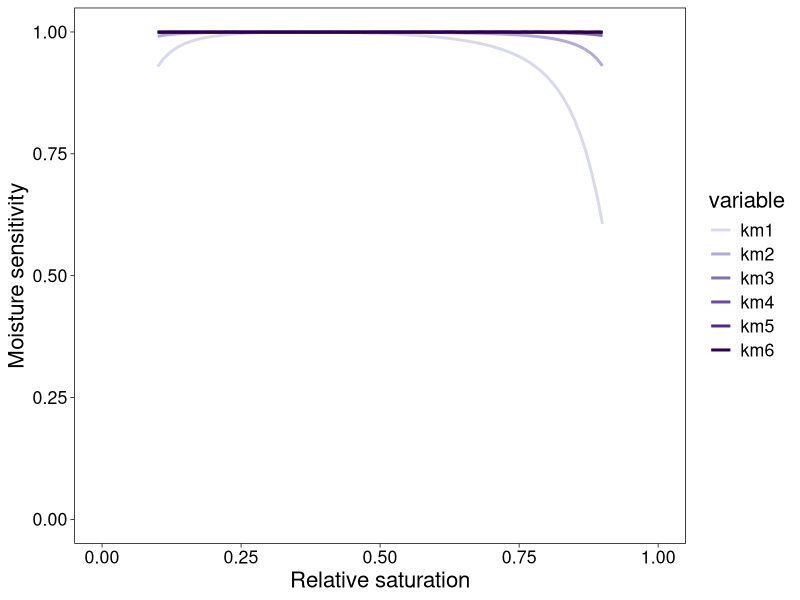
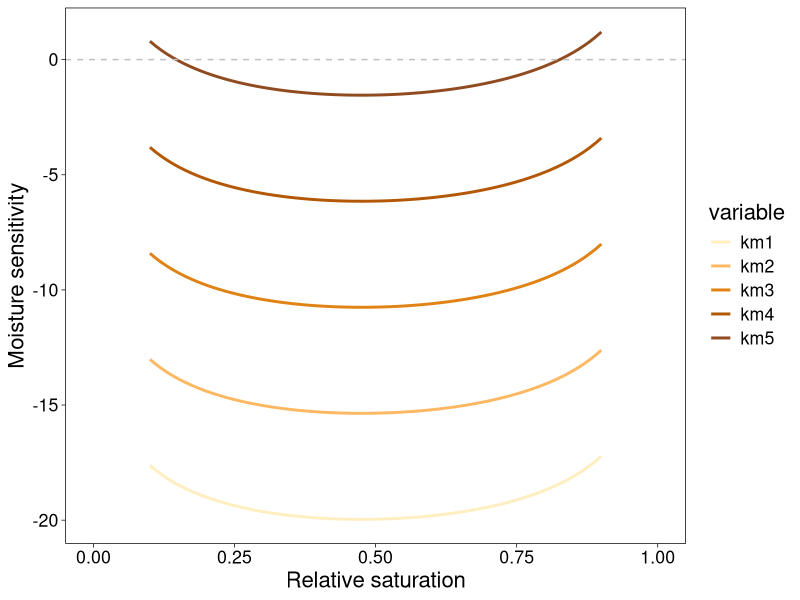
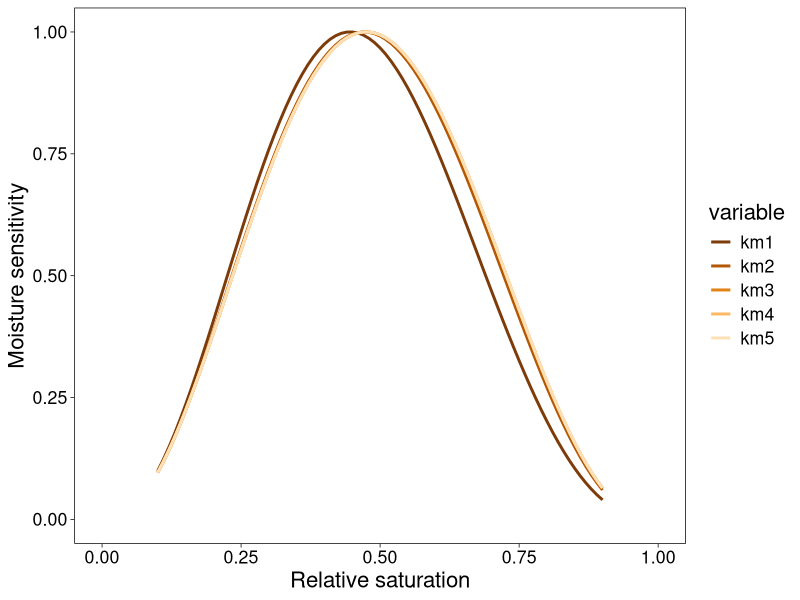
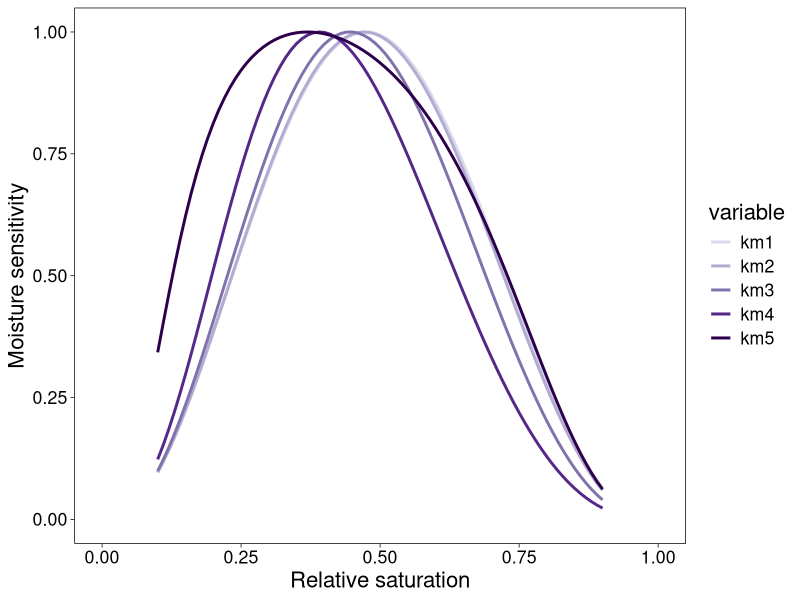
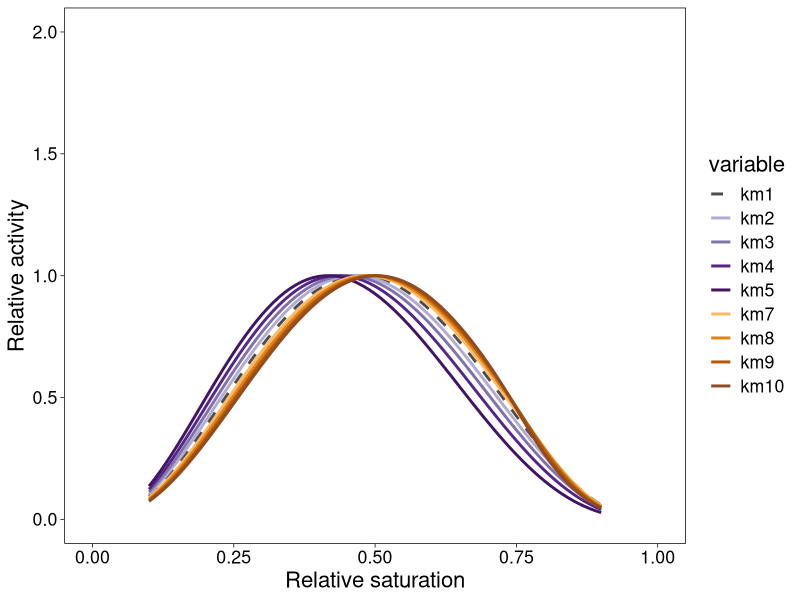
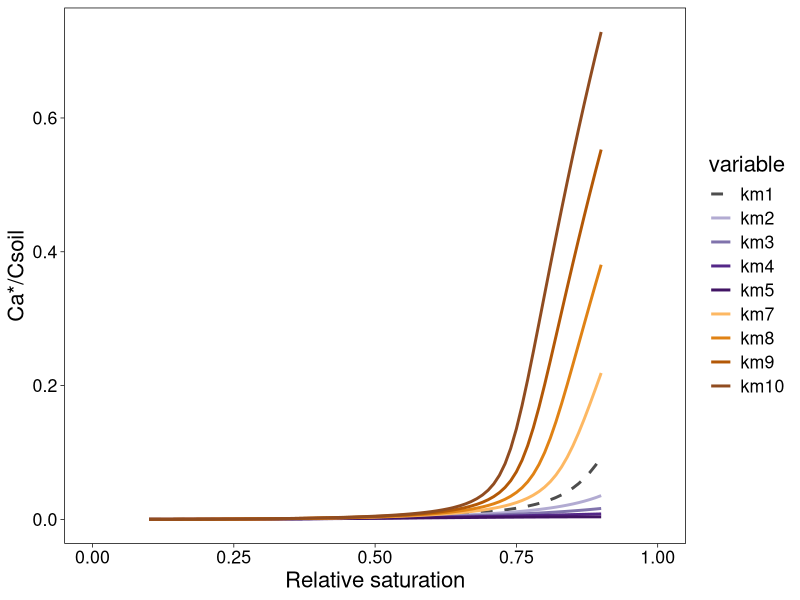
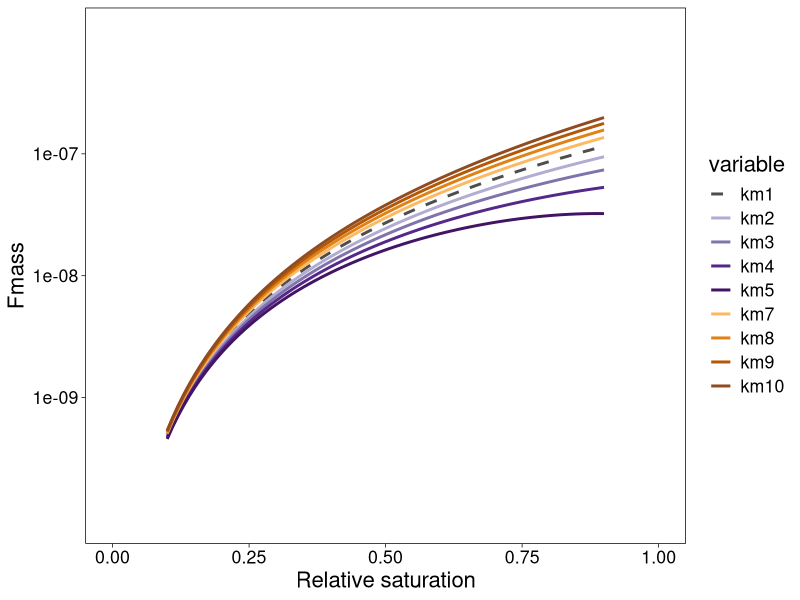
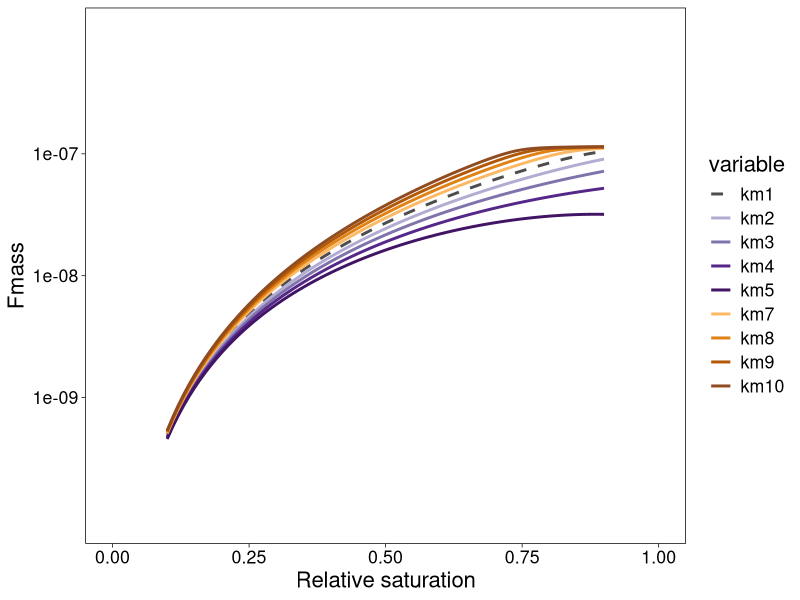

Here is the R script that generated these plots, in order:
#This script predicts moisture sensitivity from the combined effect of mass transfer and michealis menten kinetics
#within a hypothetical microbial-substrate system=====
rm(list=ls())

library(ggplot2)
library(reshape2)
library(dplyr)
library(ggpubr)
library(scales)
library(MASS)

#===========create dataset====================
rs<-seq(0.1,0.9,0.01)
po<-0.6
mvol<-po*rs
bd<-(1-po)*2.65
soc<-1e-7 #0.05/12*bd*1e-3 #mol/cm3
oxy<-1e-7 # po*0.21*1.3e-6 #mol/cm3
theta<-mvol/0.8#thaR=0,thaS=0.7
t1<-theta^(-1/0.33)-1#n=1.5, alpha=0.03, m=0.33
t2<-t1^(1/1.5)/0.03
data<-data.frame(rs=rs)
data$mvol<-mvol
data$po<-po
data$bd<-bd
data$mp<-t2
data$clay<-0.25
data$soc<-soc
data$oxy<-oxy


#====Mass transfer and MM kinetics====
fh<-function(mvol,po,bd){
  Ds0=1.4e-9  #aqueous tracer diffusivity at 25 (m2/s)
  Dg0=2.1e-5 #oxygen diffusivity in gas
  fDg<-(po)^1.5*((po-mvol)/(po))^2.5 #gas phase relative diffusivity
  fDs<-(po)^1.5*((mvol)/(po))^2.5 #aqueous phase relative diffusivity
  H_o2<-1.3e-6  #mol/cm3/atm
  hs<-6/(mvol+bd*10)*Ds0*fDs/(0.00001^2) #DOM delivery (mass transfer rate in d-1)
  hg<-6/(mvol+bd*1)*Dg0*fDg*H_o2/(0.00001^2)  #DO delivery (mass transfer rate)
  return (list(fDs,fDg, hs, hg))}

fhout<-fh(mvol, po, bd)
hs<-fhout[[3]]
hg<-fhout[[4]]

#===steady state mass transfer uptake balance solution Ca*====
Lee<-function (hs,hg, soc, oxy, kmc, kmg,vmax){
  ac<-kmc/soc
  bc<-vmax/(hs*soc)
  t1c<-(1-4*bc/(1+ac+bc)^2)^0.5
  F1c<-(1+ac+bc)/2/bc*(1-t1c)#uptake flux
  css<-F1c*kmc/(1-F1c)
  ag<-kmg/oxy
  bg<-vmax/(hg*oxy)
  t1g<-(1-4*bg/(1+ag+bg)^2)^0.5
  F1g<-(1+ag+bg)/2/bg*(1-t1g)
  oss<-F1g*kmg/(1-F1g)
  Ft<-F1c*F1g
  return(list(bc, bg, Ft,F1c,F1g, css, oss))
}

# subplot a--High microbial conversion/High affinity (lower km values)
out1<-Lee(hs,hg, soc,oxy,1e-13,1e-13,1.16e-4) #vmax=10 d-1
out2<-Lee(hs,hg, soc,oxy,1e-12,1e-12,1.16e-4) 
out3<-Lee(hs,hg, soc,oxy,1e-11,1e-11,1.16e-4) 
out4<-Lee(hs,hg, soc,oxy,1e-10,1e-10,1.16e-4) 
out5<-Lee(hs,hg, soc,oxy,1e-9,1e-9,1.16e-4) 
out6<-Lee(hs,hg, soc,oxy,1e-8,1e-8,1.16e-4) 

# subplot c--Low microbial conversion/High affinity (lower km values)
out1<-Lee(hs,hg, soc,oxy,1e-13,1e-13,1.16e-9) #vmax=0.0001 d-1
out2<-Lee(hs,hg, soc,oxy,1e-12,1e-12,1.16e-9) 
out3<-Lee(hs,hg, soc,oxy,1e-11,1e-11,1.16e-9) 
out4<-Lee(hs,hg, soc,oxy,1e-10,1e-10,1.16e-9) 
out5<-Lee(hs,hg, soc,oxy,1e-9,1e-9,1.16e-9) 
out6<-Lee(hs,hg, soc,oxy,1e-8,1e-8,1.16e-9) 

#subplot b--High microbial conversion/Lowaffinity 
out1<-Lee(hs,hg, soc,oxy,1e-6,1e-6,1.16e-4) # vmax=10 d-1
out2<-Lee(hs,hg, soc,oxy,1e-5,1e-5,1.16e-4) 
out3<-Lee(hs,hg, soc,oxy,1e-4,1e-4,1.16e-4) 
out4<-Lee(hs,hg, soc,oxy,1e-3,1e-3,1.16e-4) 
out5<-Lee(hs,hg, soc,oxy,1e-2,1e-2,1.16e-4) 
out6<-Lee(hs,hg, soc,oxy,1e-1,1e-1,1.16e-4) 

#s ubplot d--Low microbial conversion/Low affinity 
out1<-Lee(hs,hg, soc,oxy,1e-6,1e-6,1.16e-9) #vmax=0.0001 d-1
out2<-Lee(hs,hg, soc,oxy,1e-5,1e-5,1.16e-9) 
out3<-Lee(hs,hg, soc,oxy,1e-4,1e-4,1.16e-9) 
out4<-Lee(hs,hg, soc,oxy,1e-3,1e-3,1.16e-9) 
out5<-Lee(hs,hg, soc,oxy,1e-2,1e-2,1.16e-9) 
out6<-Lee(hs,hg, soc,oxy,1e-1,1e-1,1.16e-8) 

sdata<-data.frame(rs=rs)
sdata$km1<-out1[[3]]/max(out1[[3]])
sdata$km2<-out2[[3]]/max(out2[[3]])
sdata$km3<-out3[[3]]/max(out3[[3]])
sdata$km4<-out4[[3]]/max(out4[[3]])
sdata$km5<-out5[[3]]/max(out5[[3]])
sdata$km6<-out6[[3]]/max(out6[[3]])
ptest<-reshape2::melt(sdata, id.vars=("rs"))

#==== "#ffeebf","#ffd19b", "#fdb863", "#fba238", "#e08214", "#c76618", "#b35806", "#904c20", "#7c3b08"==
#===="#d8daeb","#c2c2d9","#b2abd2","#a28fbd","#8073ac","#6a4d9a","#542788","#411464","#2d004b"
#organe figure
plot1<-ggplot(ptest, aes(x = rs,y=value, color=variable)) + 
  scale_x_continuous(name = "Relative saturation",limits = c(0,1)) +
  scale_y_continuous(name = "Moisture sensitivity",limits = c(0,1))+
  geom_line(aes(color=variable,linetype=variable), size=1)+
  scale_color_manual(values = c("#ffeebf", "#fdb863",  "#e08214",  "#b35806", "#904c20", "#7c3b08"))+
  scale_fill_manual(values = c("#ffeebf", "#fdb863",  "#e08214",  "#b35806", "#904c20", "#7c3b08"))+
  scale_linetype_manual(values=c("solid","solid","solid","solid","solid","solid"))

#purple figure
plot1<-ggplot(ptest, aes(x = rs,y=value, color=variable)) + 
  scale_x_continuous(name = "Relative saturation",limits = c(0,1)) +
  scale_y_continuous(name = "Moisture sensitivity",limits = c(0,1))+
  geom_line(aes(color=variable,linetype=variable), size=1)+
  scale_color_manual(values = c("#d8daeb","#b2abd2","#8073ac","#6a4d9a","#542788","#2d004b"))+
  scale_fill_manual(values = c("#d8daeb","#b2abd2","#8073ac","#6a4d9a","#542788","#2d004b"))+
  scale_linetype_manual(values=c("solid","solid","solid","solid","solid","solid"))

plot2<-plot1+theme_linedraw()+theme(panel.background = element_rect(fill = "transparent",colour = NA),
                                    plot.background = element_rect(fill = "transparent",colour = NA),
                                    panel.grid.major = element_blank(), panel.grid.minor = element_blank())+
  theme(text = element_text(size=16))
print(plot2)

pdf("Figure2c.pdf", width=4.4, height=3)
plot2
dev.off()

#explain Figure 2c
out1<-Lee(hs,hg, soc,oxy,1e-7,1e-7,1.16e-12) 
out2<-Lee(hs,hg, soc,oxy,1e-7,1e-7,1.16e-11)
out3<-Lee(hs,hg, soc,oxy,1e-7,1e-7,1.16e-10) 
out4<-Lee(hs,hg, soc,oxy,1e-7,1e-7,1.16e-9) 
out5<-Lee(hs,hg, soc,oxy,1e-7,1e-7,1.16e-8) 
sdata<-data.frame(rs=rs)
sdata$km1<-log(out1[[2]]*out1[[1]])
sdata$km2<-log(out2[[2]]*out2[[1]])
sdata$km3<-log(out3[[2]]*out3[[1]])
sdata$km4<-log(out4[[2]]*out4[[1]])
sdata$km5<-log(out5[[2]]*out5[[1]])
ptest<-reshape2::melt(sdata, id.vars=("rs"))

plot1<-ggplot(ptest, aes(x = rs,y=value, color=variable)) + 
  scale_x_continuous(name = "Relative saturation",limits = c(0,1)) +
  scale_y_continuous(name = "Moisture sensitivity")+
  geom_line(aes(color=variable,linetype=variable), size=1)+geom_hline(yintercept=0, linetype="dashed", col="gray")+
  scale_color_manual(values = c("#ffeebf", "#fdb863",  "#e08214",  "#b35806", "#904c20", "#7c3b08"))+
  scale_fill_manual(values = c("#ffeebf", "#fdb863",  "#e08214",  "#b35806", "#904c20", "#7c3b08"))+
  scale_linetype_manual(values=c("solid","solid","solid","solid","solid","solid"))
plot2<-plot1+theme_linedraw()+theme(panel.grid.major = element_blank(), panel.grid.minor = element_blank())+theme(text = element_text(size=16))
print(plot2)

pdf("FigureS2_2c.pdf", width=4.4, height=3)
plot2
dev.off()
#============================================end================================================================



#====Mass transfer distance====
fhrange<-function(mvol,po,bd,delta){
  Ds0=1.4e-9 #(glucose 10^-11) #aqueous tracer diffusivity at 25 (m2/s)
  Dg0=2.1e-5#oxygen diffusivity in water
  fDg<-(po)^1.5*((po-mvol)/(po))^2.5 #gas phase relative diffusivity
  fDs<-(po)^1.5*((mvol)/(po))^2.5 #aqueous phase relative diffusivity
  H_o2<-1.3e-6  #mol/cm3/atm
  hs<-6/(mvol+bd*10)*Ds0*fDs/(delta^2) #DOM delivery (mass transfer rate in d-1)
  hg<-6/(mvol+bd*1)*Dg0*fDg*H_o2/(delta^2)  #DO delivery (mass transfer rate)
  return (list(fDs,fDg, hs, hg))}

fhout1<-fhrange(mvol, po, bd, 1e-5) #10
fhout2<-fhrange(mvol, po, bd, 5e-5) #50
fhout3<-fhrange(mvol, po, bd, 1e-4) #100
fhout4<-fhrange(mvol, po, bd, 5e-4) #500

hs1<-fhout1[[3]]
hg1<-fhout1[[4]]
hs2<-fhout2[[3]]
hg2<-fhout2[[4]]
hs3<-fhout3[[3]]
hg3<-fhout3[[4]]
hs4<-fhout4[[3]]
hg4<-fhout4[[4]]
#===use ss solution ====
Lee<-function (hs,hg, soc, oxy, kmc, kmg,vmax){
  ac<-kmc/soc
  bc<-vmax/(hs*soc)
  t1c<-(1-4*bc/(1+ac+bc)^2)^0.5
  F1c<-(1+ac+bc)/2/bc*(1-t1c)#uptake flux
  css<-F1c*kmc/(1-F1c)
  ag<-kmg/oxy
  bg<-vmax/(hg*oxy)
  t1g<-(1-4*bg/(1+ag+bg)^2)^0.5
  F1g<-(1+ag+bg)/2/bg*(1-t1g)
  oss<-F1g*kmg/(1-F1g)
  Ft<-F1c*F1g
  return(list(ac, bc, Ft))
}

#varying vmax
out1<-Lee(hs4,hg4, soc,oxy,1e-6,1e-6,1.16e-9) #vmax=0.0001 d-1
out2<-Lee(hs4,hg4, soc,oxy,1e-6,1e-6,1.16e-8) #vmax=0.001 d-1
out3<-Lee(hs4,hg4, soc,oxy,1e-6,1e-6,1.16e-7) #vmax=0.01 d-1
out4<-Lee(hs4,hg4, soc,oxy,1e-6,1e-6,1.16e-6) #vmax=0.1 d-1
out5<-Lee(hs4,hg4, soc,oxy,1e-6,1e-6,1.16e-5) #vmax=1 d-1 
sdata<-data.frame(rs=rs)
sdata$km1<-out1[[3]]/max(out1[[3]])
sdata$km2<-out2[[3]]/max(out2[[3]])
sdata$km3<-out3[[3]]/max(out3[[3]])
sdata$km4<-out4[[3]]/max(out4[[3]])
sdata$km5<-out5[[3]]/max(out5[[3]])
ptest<-reshape2::melt(sdata, id.vars=("rs"))
#orange lines
plot1<-ggplot(ptest, aes(x = rs,y=value, color=variable)) + 
  scale_x_continuous(name = "Relative saturation",limits = c(0,1)) +
  scale_y_continuous(name = "Moisture sensitivity",limits=c(0,1))+#,trans = log_trans(), breaks = base_breaks())+
  geom_line(aes(color=variable,linetype=variable), size=1)+
  scale_color_manual(values = c("#7c3b08","#b35806","#e08214", "#fdb863","#fee0b6"))+
  scale_linetype_manual(values=c("solid","solid","solid","solid","solid"))
plot2<-plot1+theme_linedraw()+theme(panel.grid.major = element_blank(), panel.grid.minor = element_blank())+theme(text = element_text(size=16))
print(plot2)
pdf("fw_vmax_delta4.pdf", width=4.4, height=3)
plot2
dev.off()


#varying km
out1<-Lee(hs2,hg2, soc,oxy,1e-8,1e-8,1.16e-7) #km=1uM 
out2<-Lee(hs2,hg2, soc,oxy,1e-7,1e-7,1.16e-7) #km=10uM
out3<-Lee(hs2,hg2, soc,oxy,1e-6,1e-6,1.16e-7) #km=100uM
out4<-Lee(hs2,hg2, soc,oxy,1e-5,1e-5,1.16e-7) #km=1000uM
out5<-Lee(hs2,hg2, soc,oxy,1e-4,1e-4,1.16e-7) #km=10000uM
sdata<-data.frame(rs=rs)
sdata$km1<-out1[[3]]/max(out1[[3]])
sdata$km2<-out2[[3]]/max(out2[[3]])
sdata$km3<-out3[[3]]/max(out3[[3]])
sdata$km4<-out4[[3]]/max(out4[[3]])
sdata$km5<-out5[[3]]/max(out5[[3]])
ptest<-reshape2::melt(sdata, id.vars=("rs"))
#purple lines
plot1<-ggplot(ptest, aes(x = rs,y=value, color=variable)) + 
  scale_x_continuous(name = "Relative saturation",limits = c(0,1)) +
  scale_y_continuous(name = "Moisture sensitivity",limits = c(0,1))+
  geom_line(aes(color=variable,linetype=variable), size=1)+
  scale_color_manual(values = c("#d8daeb","#b2abd2","#8073ac","#542788","#2d004b"))+
  scale_fill_manual(values = c("#d8daeb","#b2abd2","#8073ac","#542788","#2d004b"))+
  scale_linetype_manual(values=c("solid","solid","solid","solid","solid"))
plot2<-plot1+theme_linedraw()+theme(panel.grid.major = element_blank(), panel.grid.minor = element_blank())+theme(text = element_text(size=16))
print(plot2)
pdf("fw_km_delta2.pdf", width=4.4, height=3)
plot2
dev.off()
#============================================end================================================================

#===========================varying C depleting or supply=======================================================
fh<-function(mvol,po,bd){
  Ds0=6e-10 #aqueous tracer diffusivity at 25 (m2/s)
  Dg0=2.1e-5 #oxygen diffusivity in gas
  fDg<-(po)^1.5*((po-mvol)/(po))^2.5 #gas phase relative diffusivity
  fDs<-(po)^1.5*((mvol)/(po))^2.5 #aqueous phase relative diffusivity
  H_o2<-1.3e-6  #mol/cm3/atm
  hs<-6/(mvol+bd*10)*Ds0*fDs/(0.00001^2) #DOM delivery (mass transfer rate in d-1)
  hg<-6/(mvol+bd*1)*Dg0*fDg*H_o2/(0.00001^2)  #DO delivery (mass transfer rate)
  return (list(fDs,fDg, hs, hg))}

fhout<-fh(mvol, po, bd)
hs<-fhout[[3]]
hg<-fhout[[4]]

Leedep<-function (hs,hg, soc, oxy, kmc, kmg,vmax,delta){
  fw<-1*data$rs
  ac<-kmc/(soc-delta*fw*soc)
  bc<-vmax/hs/(soc-delta*fw*soc)
  t1c<-(1-4*bc/(1+ac+bc)^2)^0.5
  F1c<-(1+ac+bc)/2/bc*(1-t1c)
  css<-F1c*kmc/(1-F1c)
  ag<-kmg/(oxy)
  bg<-vmax/hg/(oxy)
  t1g<-(1-4*bg/(1+ag+bg)^2)^0.5
  F1g<-(1+ag+bg)/2/bg*(1-t1g)
  oss<-F1g*kmg/(1-F1g)
  Ft<-F1c*F1g
  Fcss<-hs*(soc-delta*fw*soc-css)
  mass<-hs*(soc-delta*fw*soc)
  cratio<-css/soc
  return(list(bc,Fcss, Ft, mass,cratio))
}

Leesup<-function (hs,hg, soc, oxy, kmc, kmg,vmax,delta){
  fw<-1*data$rs
  ac<-kmc/(soc+delta*fw*soc)
  bc<-vmax/hs/(soc+delta*fw*soc)
  t1c<-(1-4*bc/(1+ac+bc)^2)^0.5
  F1c<-(1+ac+bc)/2/bc*(1-t1c)
  css<-F1c*kmc/(1-F1c)
  ag<-kmg/(oxy)
  bg<-vmax/hg/(oxy)
  t1g<-(1-4*bg/(1+ag+bg)^2)^0.5
  F1g<-(1+ag+bg)/2/bg*(1-t1g)
  oss<-F1g*kmg/(1-F1g)
  Ft<-F1c*F1g
  Fcss<-hs*(soc+delta*fw*soc-css)
  mass<-hs*(soc+delta*fw*soc)
  cratio<-css/soc
  return(list(bc,Fcss, Ft,mass, cratio))
}


#c delpetiong linear 
out1<-Leedep(hs,hg, soc,oxy,1e-5,1e-5,1.16e-7,0) #kmo =10uM vmax=0.216 d-1(Allion), 0.1-10 d-1 (MEND)
out2<-Leedep(hs,hg, soc,oxy,1e-5,1e-5,1.16e-7,0.2) 
out3<-Leedep(hs,hg, soc,oxy,1e-5,1e-5,1.16e-7,0.4) 
out4<-Leedep(hs,hg, soc,oxy,1e-5,1e-5,1.16e-7,0.6) 
out5<-Leedep(hs,hg, soc,oxy,1e-5,1e-5,1.16e-7,0.8) 
out6<-Leesup(hs,hg, soc,oxy,1e-5,1e-5,1.16e-7,0) #kmo =10uM vmax=0.216 d-1(Allion), 0.1-10 d-1 (MEND)
out7<-Leesup(hs,hg, soc,oxy,1e-5,1e-5,1.16e-7,0.2) 
out8<-Leesup(hs,hg, soc,oxy,1e-5,1e-5,1.16e-7,0.4) 
out9<-Leesup(hs,hg, soc,oxy,1e-5,1e-5,1.16e-7,0.6) 
out10<-Leesup(hs,hg, soc,oxy,1e-5,1e-5,1.16e-7,0.8) 

out1<-Leedep(hs,hg, soc,oxy,1e-9,1e-9,1.16e-7,0) #kmo =10uM vmax=0.216 d-1(Allion), 0.1-10 d-1 (MEND)
out2<-Leedep(hs,hg, soc,oxy,1e-9,1e-9,1.16e-7,0.2) 
out3<-Leedep(hs,hg, soc,oxy,1e-9,1e-9,1.16e-7,0.4) 
out4<-Leedep(hs,hg, soc,oxy,1e-9,1e-9,1.16e-7,0.6) 
out5<-Leedep(hs,hg, soc,oxy,1e-9,1e-9,1.16e-7,0.8) 
out6<-Leesup(hs,hg, soc,oxy,1e-9,1e-9,1.16e-7,0) #kmo =10uM vmax=0.216 d-1(Allion), 0.1-10 d-1 (MEND)
out7<-Leesup(hs,hg, soc,oxy,1e-9,1e-9,1.16e-7,0.2) 
out8<-Leesup(hs,hg, soc,oxy,1e-9,1e-9,1.16e-7,0.4) 
out9<-Leesup(hs,hg, soc,oxy,1e-9,1e-9,1.16e-7,0.6) 
out10<-Leesup(hs,hg, soc,oxy,1e-9,1e-9,1.16e-7,0.8)

#====plotting against reference run
sdata<-data.frame(rs=rs)
sdata$km1<-out1[[3]]/max(out1[[3]])
sdata$km2<-out2[[3]]/max(out1[[3]])
sdata$km3<-out3[[3]]/max(out1[[3]])
sdata$km4<-out4[[3]]/max(out1[[3]])
sdata$km5<-out5[[3]]/max(out1[[3]])
sdata$km7<-out7[[3]]/max(out1[[3]])
sdata$km8<-out8[[3]]/max(out1[[3]])
sdata$km9<-out9[[3]]/max(out1[[3]])
sdata$km10<-out10[[3]]/max(out1[[3]])
ptest<-reshape2::melt(sdata, id.vars=("rs"))
#====plotting rescaled pattern
sdata<-data.frame(rs=rs)
sdata$km1<-out1[[3]]/max(out1[[3]])
sdata$km2<-out2[[3]]/max(out2[[3]])
sdata$km3<-out3[[3]]/max(out3[[3]])
sdata$km4<-out4[[3]]/max(out4[[3]])
sdata$km5<-out5[[3]]/max(out5[[3]])
sdata$km7<-out7[[3]]/max(out7[[3]])
sdata$km8<-out8[[3]]/max(out8[[3]])
sdata$km9<-out9[[3]]/max(out9[[3]])
sdata$km10<-out10[[3]]/max(out10[[3]])
ptest<-reshape2::melt(sdata, id.vars=("rs"))

plot1<-ggplot(ptest, aes(x = rs,y=value, color=variable)) + 
  scale_x_continuous(name = "Relative saturation",limits = c(0,1)) +
  scale_y_continuous(name = "Relative activity",limits=c(0,2))+#,trans = log_trans(), breaks = base_breaks())+
  geom_line(aes(color=variable,linetype=variable), size=1)+
  scale_color_manual(values = c("gray30", "#b2abd2","#8073ac","#542788","#411464","#fdb863",  "#e08214", "#b35806", "#904c20","#b2abd2","#8073ac","#542788","#411464"))+
  scale_linetype_manual(values=c("dashed","solid","solid","solid","solid","solid","solid","solid","solid","dashed","dashed"))

plot2<-plot1+theme_linedraw()+theme(panel.grid.major = element_blank(), panel.grid.minor = element_blank())+theme(text = element_text(size=16))
print(plot2)
pdf("lowAff.pdf", width=4.6, height=3)
plot2
dev.off()

#=====relative steady state concentration
sdata<-data.frame(rs=rs)
sdata$km1<-out1[[5]]
sdata$km2<-out2[[5]]
sdata$km3<-out3[[5]]
sdata$km4<-out4[[5]]
sdata$km5<-out5[[5]]
sdata$km7<-out7[[5]]
sdata$km8<-out8[[5]]
sdata$km9<-out9[[5]]
sdata$km10<-out10[[5]]

ptest<-reshape2::melt(sdata, id.vars=("rs"))
plot1<-ggplot(ptest, aes(x = rs,y=value, color=variable)) + 
  scale_x_continuous(name = "Relative saturation",limits = c(0,1)) +
  scale_y_continuous(name = "Ca*/Csoil")+
  geom_line(aes(color=variable,linetype=variable), size=1)+
  scale_color_manual(values = c("gray30", "#b2abd2","#8073ac","#542788","#411464","#fdb863",  "#e08214", "#b35806", "#904c20","#b2abd2","#8073ac","#542788","#411464"))+
  scale_linetype_manual(values=c("dashed","solid","solid","solid","solid","solid","solid","solid","solid","dashed","dashed"))
plot3<-plot1+annotation_logticks()
plot2<-plot1+theme_linedraw()+theme(panel.grid.major = element_blank(), panel.grid.minor = element_blank())+theme(text = element_text(size=16))
print(plot2)
#====C transport with diffusion control only
sdata<-data.frame(rs=rs)
sdata$km1<-out1[[4]]
sdata$km2<-out2[[4]]
sdata$km3<-out3[[4]]
sdata$km4<-out4[[4]]
sdata$km5<-out5[[4]]
sdata$km7<-out7[[4]]
sdata$km8<-out8[[4]]
sdata$km9<-out9[[4]]
sdata$km10<-out10[[4]]

ptest<-reshape2::melt(sdata, id.vars=("rs"))
plot1<-ggplot(ptest, aes(x = rs,y=value, color=variable)) + 
  scale_x_continuous(name = "Relative saturation",limits = c(0,1)) +
  scale_y_continuous(name = "Fmass",trans = log_trans(), breaks =c(1e-9,1e-8,1e-7),limits = c(1e-10,1e-6))+
  geom_line(aes(color=variable,linetype=variable), size=1)+
  scale_color_manual(values = c("gray30", "#b2abd2","#8073ac","#542788","#411464","#fdb863",  "#e08214", "#b35806", "#904c20","#b2abd2","#8073ac","#542788","#411464"))+
  scale_linetype_manual(values=c("dashed","solid","solid","solid","solid","solid","solid","solid","solid","dashed","dashed"))
plot3<-plot1+annotation_logticks()
plot2<-plot1+theme_linedraw()+theme(panel.grid.major = element_blank(), panel.grid.minor = element_blank())+theme(text = element_text(size=16))
print(plot2)
#====C transport with conbined action of diffusion and nonlinear kinetics
sdata<-data.frame(rs=rs)
sdata$km1<-out1[[2]]
sdata$km2<-out2[[2]]
sdata$km3<-out3[[2]]
sdata$km4<-out4[[2]]
sdata$km5<-out5[[2]]
sdata$km7<-out7[[2]]
sdata$km8<-out8[[2]]
sdata$km9<-out9[[2]]
sdata$km10<-out10[[2]]

ptest<-reshape2::melt(sdata, id.vars=("rs"))
plot1<-ggplot(ptest, aes(x = rs,y=value, color=variable)) + 
  scale_x_continuous(name = "Relative saturation",limits = c(0,1)) +
  scale_y_continuous(name = "Fmass",trans = log_trans(), breaks =c(1e-9,1e-8,1e-7),limits = c(1e-10,1e-6))+
  geom_line(aes(color=variable,linetype=variable), size=1)+
  scale_color_manual(values = c("gray30", "#b2abd2","#8073ac","#542788","#411464","#fdb863",  "#e08214", "#b35806", "#904c20","#b2abd2","#8073ac","#542788","#411464"))+
  scale_linetype_manual(values=c("dashed","solid","solid","solid","solid","solid","solid","solid","solid","dashed","dashed"))
plot3<-plot1+annotation_logticks()
plot2<-plot1+theme_linedraw()+theme(panel.grid.major = element_blank(), panel.grid.minor = element_blank())+theme(text = element_text(size=16))
print(plot2)


#===Microbial conversion capacity
sdata<-data.frame(rs=rs)
sdata$km1<-out1[[1]]
sdata$km2<-out2[[1]]
sdata$km3<-out3[[1]]
sdata$km4<-out4[[1]]
sdata$km5<-out5[[1]]
sdata$km7<-out7[[1]]
sdata$km8<-out8[[1]]
sdata$km9<-out9[[1]]
sdata$km10<-out10[[1]]

ptest<-reshape2::melt(sdata, id.vars=("rs"))
plot1<-ggplot(ptest, aes(x = rs,y=value, color=variable)) + 
  scale_x_continuous(name = "Relative saturation",limits = c(0,1)) +
  scale_y_continuous(name = "Microbial conversion capacity",trans = log_trans(), breaks = c(1,10,100),labels = scales::trans_format("log10", function(x) 10^x))+
  geom_line(aes(color=variable,linetype=variable), size=1)+
  geom_hline(yintercept=1, linetype="dashed", color="black", size=0.6)+
  scale_color_manual(values = c("gray30", "#b2abd2","#8073ac","#542788","#411464","#fdb863",  "#e08214", "#b35806", "#904c20","#b2abd2","#8073ac","#542788","#411464"))+
  scale_linetype_manual(values=c("dashed","solid","solid","solid","solid","solid","solid","solid","solid","dashed","dashed"))
plot3<-plot1+annotation_logticks()
plot2<-plot1+theme_linedraw()+theme(panel.grid.major = element_blank(), panel.grid.minor = element_blank())+theme(text = element_text(size=16))
print(plot2)

